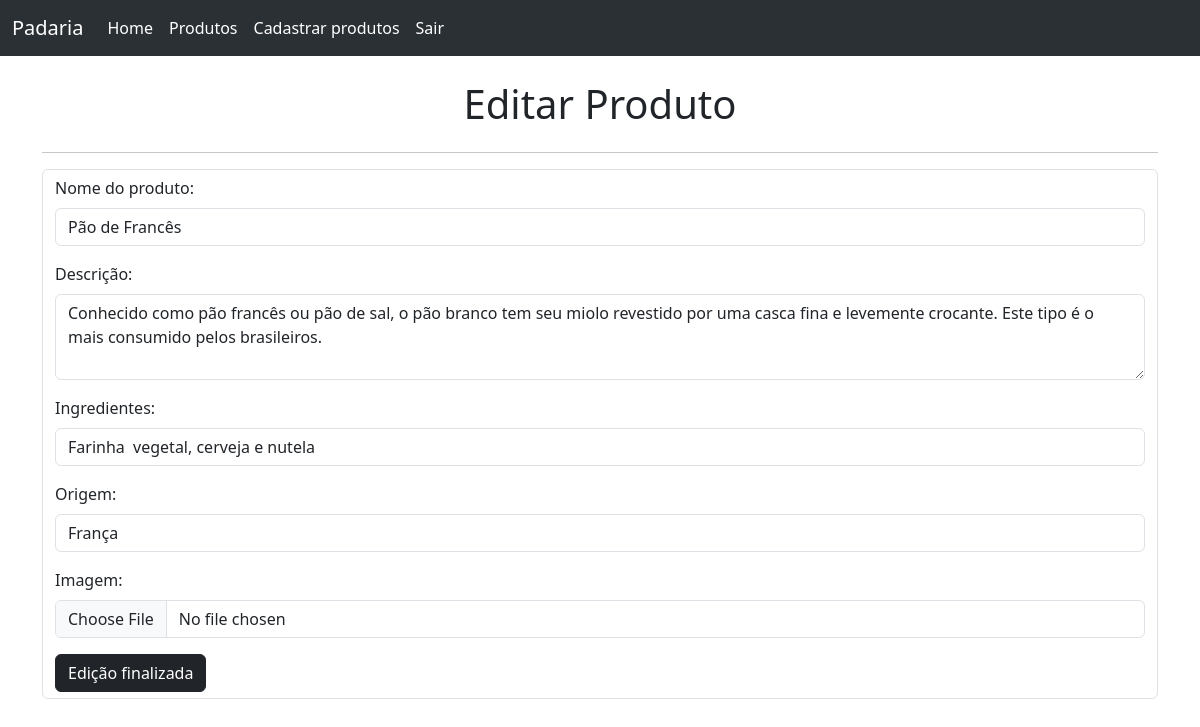
Page /editar_produtos/1 on the committed database.
### app.py (models this page shows, shortened)
class Product(db.Model):
    __tablename__ = "produto"
    id = db.Column(db.Integer, primary_key=True)
    nome = db.Column(db.String (100), nullable=False)
    descricao = db.Column(db.String(500))
    ingredientes = db.Column(db.String(500))
    origem = db.Column(db.String(500))
    imagem = db.Column(db.String(100))

### app.py (the view)
@app.route("/editar_produtos/<int:id>", methods=["GET", "POST"])
@login_required
def editar_produto(id):
    if request.method == 'POST':
        dados_editados = request.form
        imagem = request.files['imagem']
        produto = produto_editado = db.session.execute(db.select(Product).filter(Product.id == id)).scalar()
        produto.nome = dados_editados["nome"]
        produto.descricao = dados_editados["descricao"]
        produto.ingredientes = dados_editados["ingredientes"]
        produto.origem = dados_editados["origem"]
        if imagem.filename:
            produto.imagem = imagem.filename
        db.session.commit()
        return redirect("/Listar_produtos")
    else:
        produto_editado = db.session.execute(db.select(Product).filter(Product.id == id)).scalar()
        return render_template("editar.html", produto=produto_editado)

### templates/editar.html (shortened to what this page needs)
{% extends 'base.html' %}
{% block main%}
<div class="container">
    <br>
    <div class="d-flex justify-content-center">
        <h1>Editar Produto</h1>
    </div>
    <hr>
    <form action="{{url_for('editar_produto', id=produto.id)}}"
     class="form-control"
     enctype="multipart/form-data"
     method="post">
        <div class="mb-3">
            <label for="nome" class="form-label">Nome do produto:</label>
            <input type="text" class="form-control" name="nome" value="{{produto.nome}}" required>
          </div>
          <div class="mb-3">
            <label for="descricao" class="form-label">Descrição:</label>
            <textarea class="form-control" name="descricao" rows="3">{{produto.descricao}}</textarea>
          </div>
          <div class="mb-3">
            <label for="ingredientes" class="form-label">Ingredientes:</label>
            <input type="text" class="form-control" name="ingredientes" value="{{produto.ingredientes}}">
          </div>
          <div class="mb-3">
            <label for="origem" class="form-label">Origem:</label>
            <input type="text" class="form-control" name="origem" value="{{produto.origem}}">
          </div>
          <div class="mb-3">
            <label for="imagem" class="form-label">Imagem:</label>
            <input type="file" class="form-control" name="imagem">
          </div>
          <input class="btn btn-dark" type="submit" value="Edição finalizada">
    </form>
</div>
<br>
{% endblock %}

### rows in the picture
Product: nome "Pão de Francês", descricao "Conhecido como pão francês ou pão de sal, o pão branco tem seu miolo revestido por uma casca fina e levemente crocante. Este tipo é o mais consumido pelos brasileiros.", ingredientes "Farinha vegetal, cerveja e nutela", origem "França"
